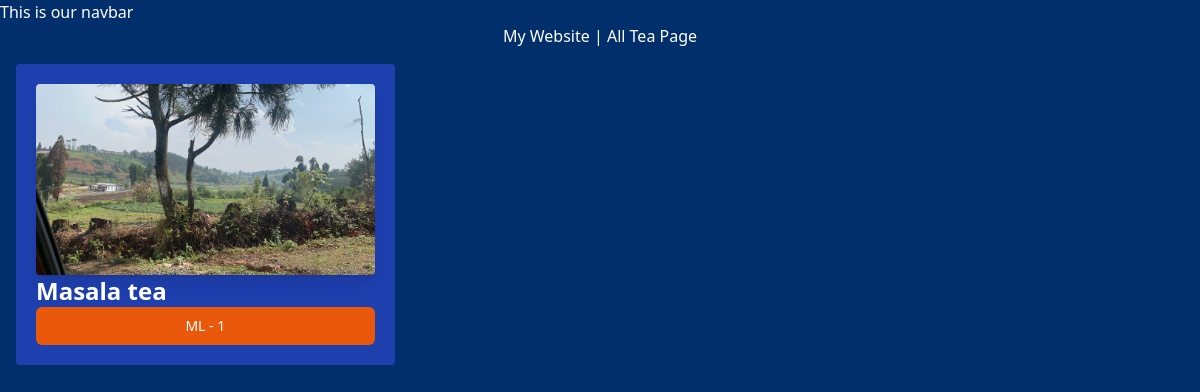
The app's page /chai/, older data.
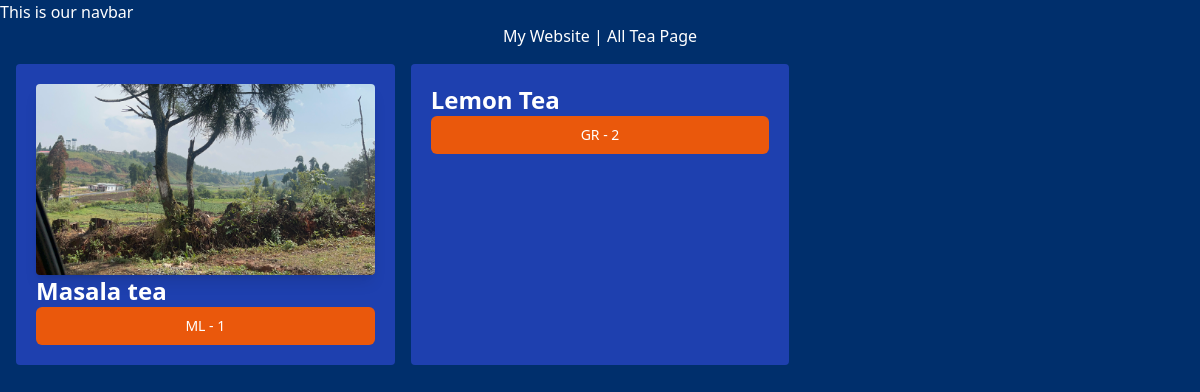
The same page, newer data.
### chai/models.py (models this page shows, shortened)
class ChaiVarity(models.Model):
    CHAI_TYPE_CHOICE = [
        ('ML', 'MASALA'),
        ('GR', 'GINGER'),
        ('KL', 'KIWI'),
        ('PL', 'PLAIN'),
        ('EL', 'ELACHI'),
    ]
    name = models.CharField(max_length=100)
    image = models.ImageField(upload_to='chais/')
    date_added = models.DateTimeField(default=timezone.now)
    type = models.CharField(max_length=2, choices=CHAI_TYPE_CHOICE)
    description = models.TextField(default='')
    price=models.CharField(max_length=2, default='')

### chai/views.py (the view)
# urls.py: path('', views.all_chai, name='all_tea'),
def all_chai(request):
    chais = ChaiVarity.objects.all()
    return render(request, 'chai/all_chai.html', {'chais': chais})

### chai/templates/chai/all_chai.html (shortened to what this page needs)
{% extends "layout.html" %}
{% block content %}
<h1>My Website | All Tea Page</h1>
<div class="grid grid-cols-3 gap-4 m-4">
{% for chai in chais %}
    <div class="bg-blue-800 p-5 rounded">
        <img class="rounded shadow-lg" src="{{chai.image.url}}" alt="">
        <h3 class="text-2xl font-bold">{{chai.name}}</h3>
        <a href="{% url 'chai_detail' chai.id %}">
            <button type="button"
            class="inline-flex items-center w-[100%] justify-center px-4 py-2 border border-transparent text-sm font-medium rounded-md text-white bg-orange-600 hover:bg-orange-700 focus:outline-none focus:ring-2 focus:ring-offset-2 focus:ring-orange-500">
                {{chai.type}} - {{chai.id}}
            </button>
        </a>
    </div>
{% endfor %}
</div>
{% endblock %}

Row changes from the older to the newer data that the page shows:
added ChaiVarity: name "Lemon Tea", type "GR", id "2"
